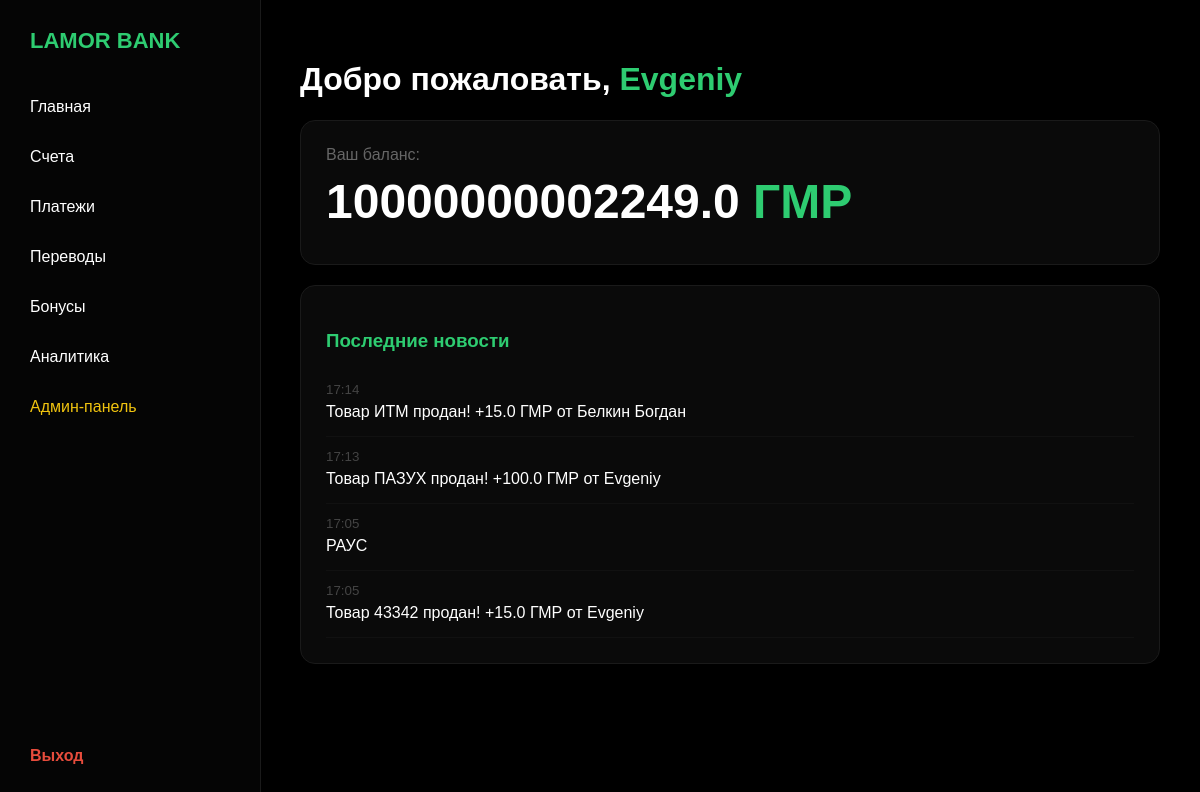
Screenshot of /home (signed in) with the database file from the repository.
### app.py (models this page shows)
class User(db.Model):
    id = db.Column(db.Integer, primary_key=True)
    login_id = db.Column(db.String(50), unique=True, nullable=False)
    password = db.Column(db.String(50), nullable=False)
    name = db.Column(db.String(100), nullable=False)
    is_admin = db.Column(db.Boolean, default=False)
    is_frozen = db.Column(db.Boolean, default=False)
    accounts = db.relationship('Account', backref='owner', lazy=True)

class Account(db.Model):
    id = db.Column(db.Integer, primary_key=True)
    balance = db.Column(db.Float, default=1000.0)
    user_id = db.Column(db.Integer, db.ForeignKey('user.id'), nullable=False)

class Notification(db.Model):
    id = db.Column(db.Integer, primary_key=True)
    message = db.Column(db.String(500))
    date = db.Column(db.DateTime, default=datetime.utcnow)

### app.py (the view)
@app.route('/')
@app.route('/home')
def home():
    u, acc = get_current_data()
    if not u: return redirect(url_for('login'))
    notes = Notification.query.order_by(Notification.date.desc()).all()
    return render_template('home.html', user=u, balance=acc.balance, notifications=notes, is_admin=u.is_admin)

### app.py (called while the page is built)
def get_current_data():
    if 'user_id' not in session: return None, None
    u = db.session.get(User, session['user_id'])
    if not u or u.is_frozen: return None, None
    acc = Account.query.filter_by(user_id=u.id).first()
    return u, acc

### templates/home.html (shortened to what this page needs)
<!DOCTYPE html>
<html lang="ru">
<head>
</head>
<body>
<div class="sidebar" style="width:260px; background:#050505; height:100vh; border-right:1px solid #1a1a1a; position:fixed; display:flex; flex-direction:column; margin:0; padding:0;">
    <div style="padding:30px; font-weight:900; color:#2ecc71; font-size:22px; height:22px; line-height:22px;">LAMOR BANK</div>
    <ul style="list-style:none; padding:0; margin:0;">
        <li style="height:50px;"><a href="{{ url_for('home') }}" style="display:block; padding:15px 30px; color:#fff; text-decoration:none; line-height:20px;">Главная</a></li>
        <li style="height:50px;"><a href="{{ url_for('accounts') }}" style="display:block; padding:15px 30px; color:#fff; text-decoration:none; line-height:20px;">Счета</a></li>
        <li style="height:50px;"><a href="{{ url_for('payments') }}" style="display:block; padding:15px 30px; color:#fff; text-decoration:none; line-height:20px;">Платежи</a></li>
        <li style="height:50px;"><a href="{{ url_for('transfers') }}" style="display:block; padding:15px 30px; color:#fff; text-decoration:none; line-height:20px;">Переводы</a></li>
        <li style="height:50px;"><a href="{{ url_for('bonuses') }}" style="display:block; padding:15px 30px; color:#fff; text-decoration:none; line-height:20px;">Бонусы</a></li>
        <li style="height:50px;"><a href="{{ url_for('analytics') }}" style="display:block; padding:15px 30px; color:#fff; text-decoration:none; line-height:20px;">Аналитика</a></li>
        {% if is_admin %}
        <li style="height:50px;"><a href="{{ url_for('admin') }}" style="display:block; padding:15px 30px; color:#f1c40f; text-decoration:none; line-height:20px;">Админ-панель</a></li>
        {% endif %}
    </ul>
    <div style="margin-top:auto; padding-bottom:20px;">
        <a href="{{ url_for('logout') }}" style="display:block; padding:15px 30px; color:#e74c3c; text-decoration:none; font-weight:bold;">Выход</a>
    </div>
</div>
    <div class="main">
        <h1>Добро пожаловать, <span class="accent">{{ user.name }}</span></h1>
        <div class="card">
            <p style="color: #666; margin: 0;">Ваш баланс:</p>
            <h2 style="font-size: 48px; margin: 10px 0;">{{ balance }} <span class="accent">ГМР</span></h2>
        </div>
        <div class="card">
            <h3 class="accent">Последние новости</h3>
            {% for note in notifications %}
                <div style="border-bottom: 1px solid #111; padding: 10px 0;">
                    <small style="color: #444;">{{ note.date.strftime('%H:%M') }}</small>
                    <p style="margin: 5px 0;">{{ note.message }}</p>
                </div>
            {% endfor %}
        </div>
    </div>
</body>
</html>

### templates/home.html (style rules this page uses)
body { margin: 0; background: #000; color: #fff; font-family: sans-serif; display: flex; }
.sidebar { width: 260px; background: #050505; height: 100vh; border-right: 1px solid #1a1a1a; position: fixed; }
.main { margin-left: 260px; padding: 40px; width: 100%; }
.card { background: #0a0a0a; border: 1px solid #1a1a1a; padding: 25px; border-radius: 15px; margin-bottom: 20px; }
.accent { color: #2ecc71; }

### rows the page displays
User: name "Evgeniy"
Account: balance "10000000002249.0"
Notification: date "17:14", message "Товар ИТМ продан! +15.0 ГМР от Белкин Богдан"
Notification: date "17:13", message "Товар ПАЗУХ продан! +100.0 ГМР от Evgeniy"
Notification: date "17:05", message "РАУС"
Notification: date "17:05", message "Товар 43342 продан! +15.0 ГМР от Evgeniy"
